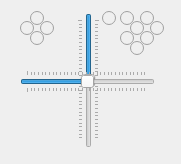
<ui version="4.0" >
 <class>joystickDialog</class>
 <widget class="QDialog" name="joystickDialog" >
  <property name="geometry" >
   <rect>
    <x>0</x>
    <y>0</y>
    <width>181</width>
    <height>164</height>
   </rect>
  </property>
  <property name="sizePolicy" >
   <sizepolicy vsizetype="Fixed" hsizetype="Fixed" >
    <horstretch>0</horstretch>
    <verstretch>0</verstretch>
   </sizepolicy>
  </property>
  <property name="windowTitle" >
   <string>Joystick</string>
  </property>
  <widget class="QRadioButton" name="radioBtnJoy5Up" >
   <property name="enabled" >
    <bool>false</bool>
   </property>
   <property name="geometry" >
    <rect>
     <x>30</x>
     <y>10</y>
     <width>16</width>
     <height>16</height>
    </rect>
   </property>
   <property name="font" >
    <font>
     <family>Verdana</family>
    </font>
   </property>
   <property name="text" >
    <string/>
   </property>
   <property name="autoExclusive" >
    <bool>false</bool>
   </property>
  </widget>
  <widget class="QRadioButton" name="radioBtnJoy4Left" >
   <property name="enabled" >
    <bool>false</bool>
   </property>
   <property name="geometry" >
    <rect>
     <x>20</x>
     <y>20</y>
     <width>16</width>
     <height>16</height>
    </rect>
   </property>
   <property name="font" >
    <font>
     <family>Verdana</family>
    </font>
   </property>
   <property name="text" >
    <string/>
   </property>
   <property name="autoExclusive" >
    <bool>false</bool>
   </property>
  </widget>
  <widget class="QRadioButton" name="radioBtnJoy11" >
   <property name="enabled" >
    <bool>false</bool>
   </property>
   <property name="geometry" >
    <rect>
     <x>102</x>
     <y>10</y>
     <width>16</width>
     <height>16</height>
    </rect>
   </property>
   <property name="font" >
    <font>
     <family>Verdana</family>
    </font>
   </property>
   <property name="text" >
    <string/>
   </property>
   <property name="autoExclusive" >
    <bool>false</bool>
   </property>
  </widget>
  <widget class="QRadioButton" name="radioBtnJoy10" >
   <property name="enabled" >
    <bool>false</bool>
   </property>
   <property name="geometry" >
    <rect>
     <x>120</x>
     <y>10</y>
     <width>16</width>
     <height>16</height>
    </rect>
   </property>
   <property name="font" >
    <font>
     <family>Verdana</family>
    </font>
   </property>
   <property name="text" >
    <string/>
   </property>
   <property name="autoExclusive" >
    <bool>false</bool>
   </property>
  </widget>
  <widget class="QRadioButton" name="radioBtnJoy5Down" >
   <property name="enabled" >
    <bool>false</bool>
   </property>
   <property name="geometry" >
    <rect>
     <x>30</x>
     <y>30</y>
     <width>16</width>
     <height>16</height>
    </rect>
   </property>
   <property name="font" >
    <font>
     <family>Verdana</family>
    </font>
   </property>
   <property name="text" >
    <string/>
   </property>
   <property name="autoExclusive" >
    <bool>false</bool>
   </property>
  </widget>
  <widget class="QRadioButton" name="radioBtnJoy0" >
   <property name="enabled" >
    <bool>false</bool>
   </property>
   <property name="geometry" >
    <rect>
     <x>120</x>
     <y>30</y>
     <width>16</width>
     <height>16</height>
    </rect>
   </property>
   <property name="font" >
    <font>
     <family>Verdana</family>
    </font>
   </property>
   <property name="text" >
    <string/>
   </property>
   <property name="autoExclusive" >
    <bool>false</bool>
   </property>
  </widget>
  <widget class="QRadioButton" name="radioBtnJoy4Right" >
   <property name="enabled" >
    <bool>false</bool>
   </property>
   <property name="geometry" >
    <rect>
     <x>40</x>
     <y>20</y>
     <width>16</width>
     <height>16</height>
    </rect>
   </property>
   <property name="font" >
    <font>
     <family>Verdana</family>
    </font>
   </property>
   <property name="text" >
    <string/>
   </property>
   <property name="autoExclusive" >
    <bool>false</bool>
   </property>
  </widget>
  <widget class="QSlider" name="sliderJoystickY" >
   <property name="geometry" >
    <rect>
     <x>77</x>
     <y>13</y>
     <width>23</width>
     <height>135</height>
    </rect>
   </property>
   <property name="font" >
    <font>
     <family>Verdana</family>
    </font>
   </property>
   <property name="minimum" >
    <number>-32767</number>
   </property>
   <property name="maximum" >
    <number>32767</number>
   </property>
   <property name="pageStep" >
    <number>100</number>
   </property>
   <property name="value" >
    <number>0</number>
   </property>
   <property name="orientation" >
    <enum>Qt::Vertical</enum>
   </property>
   <property name="invertedAppearance" >
    <bool>true</bool>
   </property>
   <property name="tickPosition" >
    <enum>QSlider::TicksBothSides</enum>
   </property>
   <property name="tickInterval" >
    <number>2000</number>
   </property>
  </widget>
  <widget class="QRadioButton" name="radioBtnJoy4" >
   <property name="enabled" >
    <bool>false</bool>
   </property>
   <property name="geometry" >
    <rect>
     <x>140</x>
     <y>10</y>
     <width>16</width>
     <height>16</height>
    </rect>
   </property>
   <property name="font" >
    <font>
     <family>Verdana</family>
    </font>
   </property>
   <property name="text" >
    <string/>
   </property>
   <property name="autoExclusive" >
    <bool>false</bool>
   </property>
  </widget>
  <widget class="QRadioButton" name="radioBtnJoy3" >
   <property name="enabled" >
    <bool>false</bool>
   </property>
   <property name="geometry" >
    <rect>
     <x>140</x>
     <y>30</y>
     <width>16</width>
     <height>16</height>
    </rect>
   </property>
   <property name="font" >
    <font>
     <family>Verdana</family>
    </font>
   </property>
   <property name="text" >
    <string/>
   </property>
   <property name="autoExclusive" >
    <bool>false</bool>
   </property>
  </widget>
  <widget class="QRadioButton" name="radioBtnJoy1" >
   <property name="enabled" >
    <bool>false</bool>
   </property>
   <property name="geometry" >
    <rect>
     <x>130</x>
     <y>20</y>
     <width>16</width>
     <height>16</height>
    </rect>
   </property>
   <property name="font" >
    <font>
     <family>Verdana</family>
    </font>
   </property>
   <property name="text" >
    <string/>
   </property>
   <property name="autoExclusive" >
    <bool>false</bool>
   </property>
  </widget>
  <widget class="QRadioButton" name="radioBtnJoy5" >
   <property name="enabled" >
    <bool>false</bool>
   </property>
   <property name="geometry" >
    <rect>
     <x>150</x>
     <y>20</y>
     <width>16</width>
     <height>16</height>
    </rect>
   </property>
   <property name="font" >
    <font>
     <family>Verdana</family>
    </font>
   </property>
   <property name="text" >
    <string/>
   </property>
   <property name="autoExclusive" >
    <bool>false</bool>
   </property>
  </widget>
  <widget class="QRadioButton" name="radioBtnJoy2" >
   <property name="enabled" >
    <bool>false</bool>
   </property>
   <property name="geometry" >
    <rect>
     <x>130</x>
     <y>40</y>
     <width>16</width>
     <height>16</height>
    </rect>
   </property>
   <property name="font" >
    <font>
     <family>Verdana</family>
    </font>
   </property>
   <property name="text" >
    <string/>
   </property>
   <property name="autoExclusive" >
    <bool>false</bool>
   </property>
  </widget>
  <widget class="QSlider" name="sliderJoystickX" >
   <property name="geometry" >
    <rect>
     <x>20</x>
     <y>70</y>
     <width>135</width>
     <height>23</height>
    </rect>
   </property>
   <property name="font" >
    <font>
     <family>Verdana</family>
    </font>
   </property>
   <property name="minimum" >
    <number>-32767</number>
   </property>
   <property name="maximum" >
    <number>32767</number>
   </property>
   <property name="pageStep" >
    <number>100</number>
   </property>
   <property name="value" >
    <number>0</number>
   </property>
   <property name="orientation" >
    <enum>Qt::Horizontal</enum>
   </property>
   <property name="tickPosition" >
    <enum>QSlider::TicksBothSides</enum>
   </property>
   <property name="tickInterval" >
    <number>2000</number>
   </property>
  </widget>
 </widget>
 <resources/>
 <connections/>
</ui>
